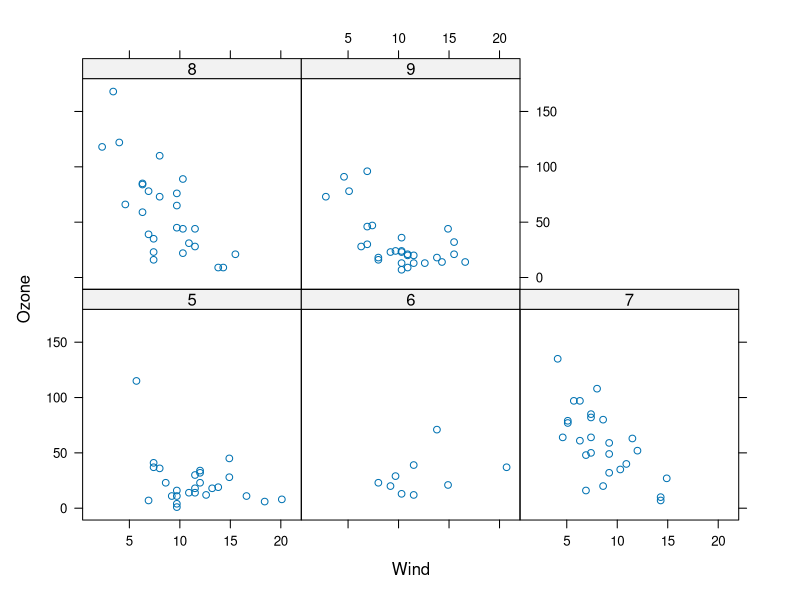

Write R code to recreate this figure. (Note: this script raises an error after producing the figure.)
library(nlme)
library(lattice)
a <- xyplot(weight ~ Time | Diet, BodyWeight)
?text

str(a)

library(lattice)
library(datasets)
data(airquality)
p <- xyplot(Ozone ~ Wind | factor(Month), data = airquality)
print(p)

library(datasets)
data(airquality)

airquality = transform(airquality, Month = factor(Month))
qplot(Wind, Ozone, data = airquality, facets = . ~ Month)

library(ggplot2)
g <- ggplot(movies, aes(votes, rating))
print(g)

qplot(votes, rating, data = movies)

qplot(votes, rating, data = movies) + geom_smooth()


data = data.frame(y=sort(runif(120)), x=sort(rexp(120)), z=sort(rexp(120)),
                  g1=rep(gl(2,15, labels=c("yes","no")),4),
                  g2=gl(4,30, labels=LETTERS[1:4]),
                  g3 = rep(gl(3,5, labels=c("low","med","high")),8) )

xyplot(y~x | g1, data, type=c('p','smooth','g')) # Scatterplots with smoothed regression lines and a grid

xyplot(y~x | g1, data, panel=function(x,y) { # The same plot using a custom panel function
  panel.xyplot(x,y)
  panel.loess(x,y, col="red", lty=2)
  panel.grid() } )

xyplot(y~x | g1, groups=g2, data, type='l') # Lines
xyplot(y~x | g1, groups=g2, data, type='b') # Both points and lines
splom(~data[1:3] | g1, groups=g2, data, type=c('p','smooth','g'))
dotplot(Freq~Var1 | Var2, groups=Var3, as.data.frame.table(grp.means3), origin=0, type=c('p','g','l')) # interaction plot

?llines
?trellis.par.set